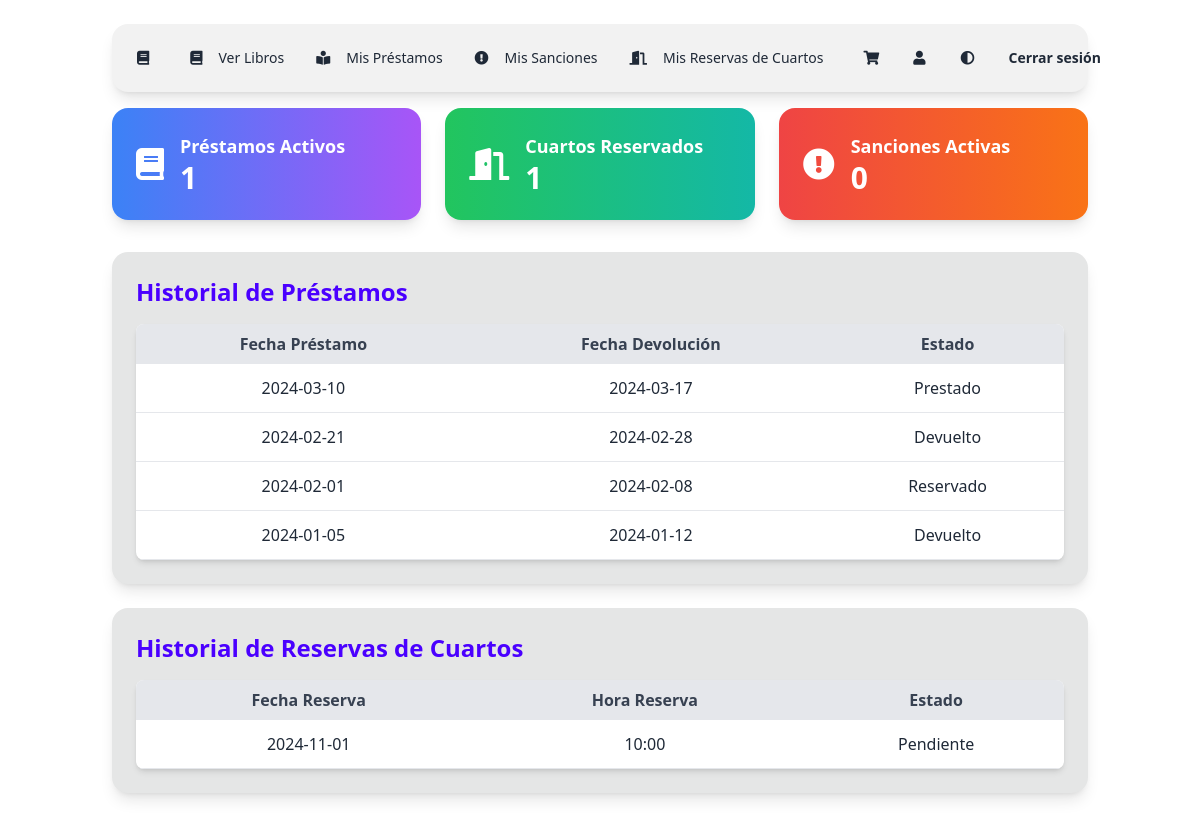
/app/views/viewsCliente/dashboardCliente.php (signed in), run on an earlier commit of the app's database.
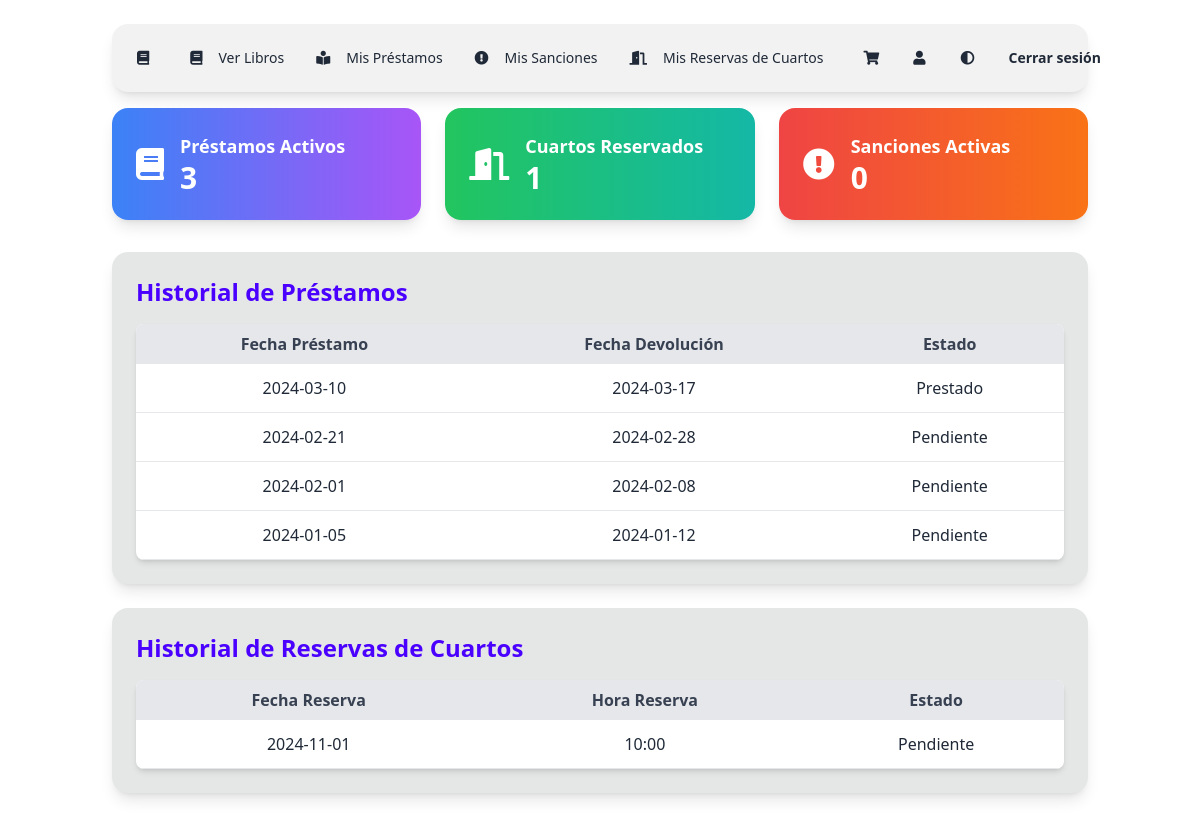
And on a later commit of the database.
### tables this page shows
CREATE TABLE PRESTAMOS (
    codPrestamos INT AUTO_INCREMENT PRIMARY KEY,
    fechaPrestamo DATE,
    fechaDevolucion DATE,
    estado VARCHAR(45),
    LIBROS_codLibros INT,
    USUARIOS_codUsuarios INT,
    SANCIONES_codSancion INT,
    FOREIGN KEY (USUARIOS_codUsuarios) REFERENCES CLIENTES (codUsuarios),
    FOREIGN KEY (SANCIONES_codSancion) REFERENCES SANCIONES (codSancion)
);

### app/views/viewsCliente/dashboardCliente.php (the view, shortened to what the changed rows need)
<?php
include '../../config/conexion.php';
$clienteId = $_SESSION['codUsuarios'];
$prestamosActivos = $conexion->query("SELECT COUNT(*) as total FROM PRESTAMOS WHERE USUARIOS_codUsuarios = $clienteId AND estado IN ('pendiente', 'reservado')")->fetch_assoc()['total'];
$historialPrestamos = $conexion->query("SELECT fechaPrestamo, fechaDevolucion, estado FROM PRESTAMOS WHERE USUARIOS_codUsuarios = $clienteId ORDER BY fechaPrestamo DESC LIMIT 5")->fetch_all(MYSQLI_ASSOC);
?>
<!DOCTYPE html>
<html lang="es">
<head>
    <link href="https://cdn.jsdelivr.net/npm/daisyui@4.12.10/dist/full.min.css" rel="stylesheet" type="text/css" />
    <link rel="stylesheet" href="https://cdnjs.cloudflare.com/ajax/libs/font-awesome/5.15.3/css/all.min.css">
</head>
<body class="bg-base-100 text-base-content min-h-scree">
    <div class="container mx-auto p-6">
        <?php include "../viewsCliente/menuCliente.php"; ?>
        <div class="grid grid-cols-1 md:grid-cols-2 lg:grid-cols-3 gap-6 mb-8">
            <div class="card bg-gradient-to-r from-blue-500 to-purple-500 text-white p-6 rounded-lg shadow-lg">
                <div class="flex items-center space-x-4">
                    <div>
                        <h2 class="text-lg font-semibold">Préstamos Activos</h2>
                        <p class="text-3xl font-bold"><?php echo $prestamosActivos; ?></p>
                    </div>
                </div>
            </div>
            <div class="card bg-gradient-to-r from-green-500 to-teal-500 text-white p-6 rounded-lg shadow-lg">
                <div class="flex items-center space-x-4">
                    <div>
                        <h2 class="text-lg font-semibold">Cuartos Reservados</h2>
                    </div>
                </div>
            </div>
            <div class="card bg-gradient-to-r from-red-500 to-orange-500 text-white p-6 rounded-lg shadow-lg">
                <div class="flex items-center space-x-4">
                    <div>
                        <h2 class="text-lg font-semibold">Sanciones Activas</h2>
                    </div>
                </div>
            </div>
        </div>
        <div class="card bg-base-300 p-6 mb-6 rounded-lg shadow-lg">
            <h2 class="text-2xl font-bold mb-4 text-primary">Historial de Préstamos</h2>
            <table class="table-auto w-full bg-white rounded-lg overflow-hidden shadow-md">
                <thead>
                    <tr class="bg-gray-200 text-gray-700">
                        <th class="px-4 py-2">Fecha Préstamo</th>
                        <th class="px-4 py-2">Fecha Devolución</th>
                        <th class="px-4 py-2">Estado</th>
                    </tr>
                </thead>
                <tbody>
                    <?php foreach ($historialPrestamos as $prestamo): ?>
                        <tr class="text-center border-b border-gray-200">
                            <td class="px-4 py-3"><?php echo $prestamo['fechaPrestamo']; ?></td>
                            <td class="px-4 py-3"><?php echo $prestamo['fechaDevolucion']; ?></td>
                            <td class="px-4 py-3"><?php echo ucfirst($prestamo['estado']); ?></td>
                        </tr>
                    <?php endforeach; ?>
                </tbody>
            </table>
        </div>
        <div class="card bg-base-300 p-6 rounded-lg shadow-lg">
            <h2 class="text-2xl font-bold mb-4 text-primary">Historial de Reservas de Cuartos</h2>
            <table class="table-auto w-full bg-white rounded-lg overflow-hidden shadow-md">
                <thead>
                    <tr class="bg-gray-200 text-gray-700">
                        <th class="px-4 py-2">Fecha Reserva</th>
                        <th class="px-4 py-2">Hora Reserva</th>
                        <th class="px-4 py-2">Estado</th>
                    </tr>
                </thead>
            </table>
        </div>
    </div>
    <script src="https://cdn.tailwindcss.com"></script>
</body>
</html>

What changed in the data, as far as the page shows it:
changed prestamos (number 2 of 4 on the later page): estado "Devuelto" → "Pendiente"
changed prestamos (number 3 of 4 on the later page): estado "Reservado" → "Pendiente"
changed prestamos (number 4 of 4 on the later page): estado "Devuelto" → "Pendiente"
Also different on the page:
$prestamosActivos: "1" → "3"
